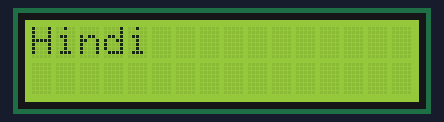
Simulated run of this sketch. Board: Arduino Uno, built with avr-gcc and run on an emulated ATmega328P. Parts: 16×2 character LCD.

Above: at 2.5 s.
At 5.2 s:
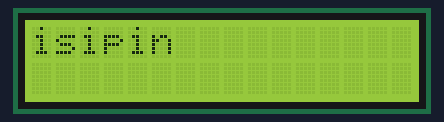
At 10.3 s:
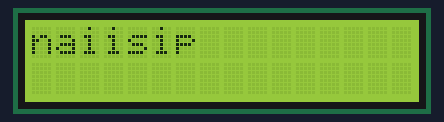
At 15.3 s:
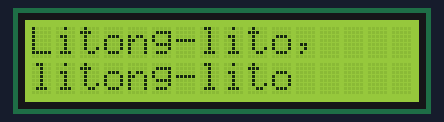
At 25.6 s:
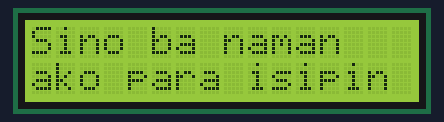
At 37.8 s:
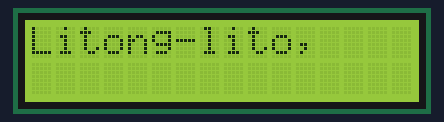

The sketch:

isip-lyrics.ino
```cpp
#include <Wire.h>
#include <LiquidCrystal_I2C.h>

LiquidCrystal_I2C lcd(0x27, 16, 2);

struct WordStep {
  unsigned long timeMs;
  const char* word;
  uint8_t col;
  uint8_t row;
  bool clearScreen;
};

const WordStep lyrics[] = {
  {   1080, "Hindi",       0, 0, true  },
  {   1700, "ko",          6, 0, false },
  {   2000, "maiwasan",    0, 1, false },
  {   3280, "na",          9, 1, false },
  {   3780, "isipin",      0, 0, true  },
  {   5440, "ka",          7, 0, false },
  {   6080, "Tanong",      0, 0, true  },
  {   6700, "sa",          7, 0, false },
  {   7020, "hangin",     10, 0, false },
  {   7620, "kung",        0, 1, false },
  {   8000, "ako",         5, 1, false },
  {   8600, "ba'y",        9, 1, false },
  {   8860, "naiisip",     0, 0, true  },
  {  10500, "mo",          8, 0, false },
  {  11340, "Litong-lito,", 0, 0, true  },
  {  13820, "litong-lito", 0, 1, false },
  {  16360, "Sa'yo,",      0, 0, true  },
  {  17600, "sa'yo,",      7, 0, false },
  {  18840, "sa'yo,",      0, 1, false },
  {  20080, "sa'yo",       7, 1, false },
  {  21300, "Sino",        0, 0, true  },
  {  22000, "ba",          5, 0, false },
  {  22320, "naman",       8, 0, false },
  {  22980, "ako",         0, 1, false },
  {  23540, "para",        4, 1, false },
  {  24200, "isipin",      9, 1, false },
  {  25460, "mo",          0, 0, true  },
  {  26080, "Hindi",       0, 0, true  },
  {  26680, "mo",          6, 0, false },
  {  27000, "ba",          9, 0, false },
  {  27320, "hinihintay",  0, 1, false },
  {  28600, "ang",         0, 0, true  },
  {  28860, "mga",         4, 0, false },
  {  29480, "tawag",       8, 0, false },
  {  30420, "ko",          0, 1, false },
  {  31340, "Sa'yo,",      0, 0, true  },
  {  32620, "sa'yo,",      7, 0, false },
  {  33840, "sa'yo,",      0, 1, false },
  {  35120, "sa'yo'y",     7, 1, false },
  {  36360, "Litong-lito,", 0, 0, true  },
  {  38860, "litong-lito", 0, 1, false }
};

const int totalWords = sizeof(lyrics) / sizeof(lyrics[0]);
int currentWordIndex = 0;
unsigned long startPlaybackTime = 0;

void setup() {
  lcd.init();
  lcd.backlight();
  lcd.clear();
  lcd.setCursor(0, 0);
  lcd.print("@rence.szkyrob");
  delay(1300);
  lcd.clear();
  startPlaybackTime = millis();
}

void loop() {
  unsigned long elapsed = millis() - startPlaybackTime;
  if (currentWordIndex < totalWords) {
    if (elapsed >= lyrics[currentWordIndex].timeMs) {
      if (lyrics[currentWordIndex].clearScreen) {
        lcd.clear();
      }
      lcd.setCursor(lyrics[currentWordIndex].col, lyrics[currentWordIndex].row);
      lcd.print(lyrics[currentWordIndex].word);
      currentWordIndex++;
    }
  }
}
```

Measured:
- what the display in image 0 shows lasts 0.6 s, from 2.5 s to 3.1 s
- what the display in image 1 shows lasts 1.6 s, from 5.2 s to 6.8 s
- what the display in image 2 shows lasts 1.6 s, from 10.3 s to 11.9 s
- what the display in image 3 shows lasts 2.6 s, from 15.2 s to 17.8 s
- what the display in image 4 shows lasts 1.2 s, from 25.6 s to 26.8 s
